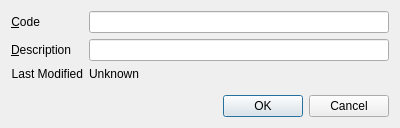
<?xml version="1.0" encoding="UTF-8"?>
<ui version="4.0">
 <class>ClassCode</class>
 <widget class="QDialog" name="ClassCode">
  <property name="geometry">
   <rect>
    <x>0</x>
    <y>0</y>
    <width>400</width>
    <height>128</height>
   </rect>
  </property>
  <property name="windowTitle">
   <string>Class Code</string>
  </property>
  <layout class="QVBoxLayout" name="verticalLayout">
   <item>
    <layout class="QFormLayout" name="formLayout">
     <item row="0" column="0">
      <widget class="QLabel" name="codeLit">
       <property name="text">
        <string>&amp;Code</string>
       </property>
       <property name="alignment">
        <set>Qt::AlignRight|Qt::AlignTrailing|Qt::AlignVCenter</set>
       </property>
       <property name="buddy">
        <cstring>code</cstring>
       </property>
      </widget>
     </item>
     <item row="0" column="1">
      <widget class="QLineEdit" name="code"/>
     </item>
     <item row="1" column="0">
      <widget class="QLabel" name="descLit">
       <property name="text">
        <string>&amp;Description</string>
       </property>
       <property name="alignment">
        <set>Qt::AlignRight|Qt::AlignTrailing|Qt::AlignVCenter</set>
       </property>
       <property name="buddy">
        <cstring>desc</cstring>
       </property>
      </widget>
     </item>
     <item row="1" column="1">
      <widget class="QLineEdit" name="desc"/>
     </item>
     <item row="2" column="0">
      <widget class="QLabel" name="modifiedLit">
       <property name="text">
        <string>Last Modified</string>
       </property>
       <property name="alignment">
        <set>Qt::AlignRight|Qt::AlignTrailing|Qt::AlignVCenter</set>
       </property>
      </widget>
     </item>
     <item row="2" column="1">
      <widget class="QLabel" name="modified">
       <property name="text">
        <string>Unknown</string>
       </property>
      </widget>
     </item>
    </layout>
   </item>
   <item>
    <widget class="QDialogButtonBox" name="buttonBox">
     <property name="orientation">
      <enum>Qt::Horizontal</enum>
     </property>
     <property name="standardButtons">
      <set>QDialogButtonBox::Cancel|QDialogButtonBox::Ok</set>
     </property>
    </widget>
   </item>
  </layout>
 </widget>
 <tabstops>
  <tabstop>code</tabstop>
  <tabstop>desc</tabstop>
  <tabstop>buttonBox</tabstop>
 </tabstops>
 <resources/>
 <connections>
  <connection>
   <sender>buttonBox</sender>
   <signal>accepted()</signal>
   <receiver>ClassCode</receiver>
   <slot>accept()</slot>
   <hints>
    <hint type="sourcelabel">
     <x>227</x>
     <y>85</y>
    </hint>
    <hint type="destinationlabel">
     <x>157</x>
     <y>105</y>
    </hint>
   </hints>
  </connection>
  <connection>
   <sender>buttonBox</sender>
   <signal>rejected()</signal>
   <receiver>ClassCode</receiver>
   <slot>reject()</slot>
   <hints>
    <hint type="sourcelabel">
     <x>295</x>
     <y>91</y>
    </hint>
    <hint type="destinationlabel">
     <x>286</x>
     <y>105</y>
    </hint>
   </hints>
  </connection>
 </connections>
</ui>
